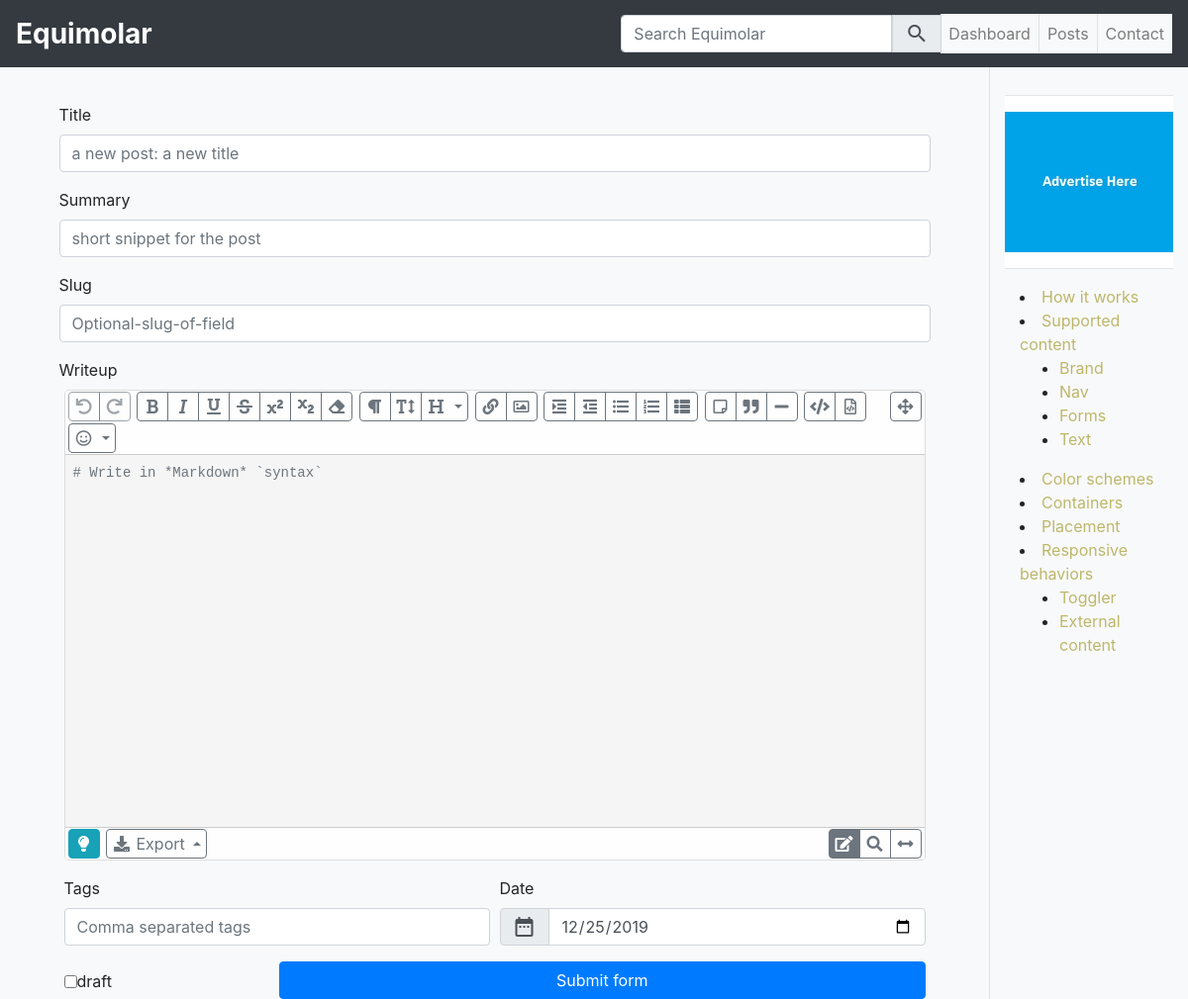
The app's page /writter/?article_id=13 (signed in), older data.
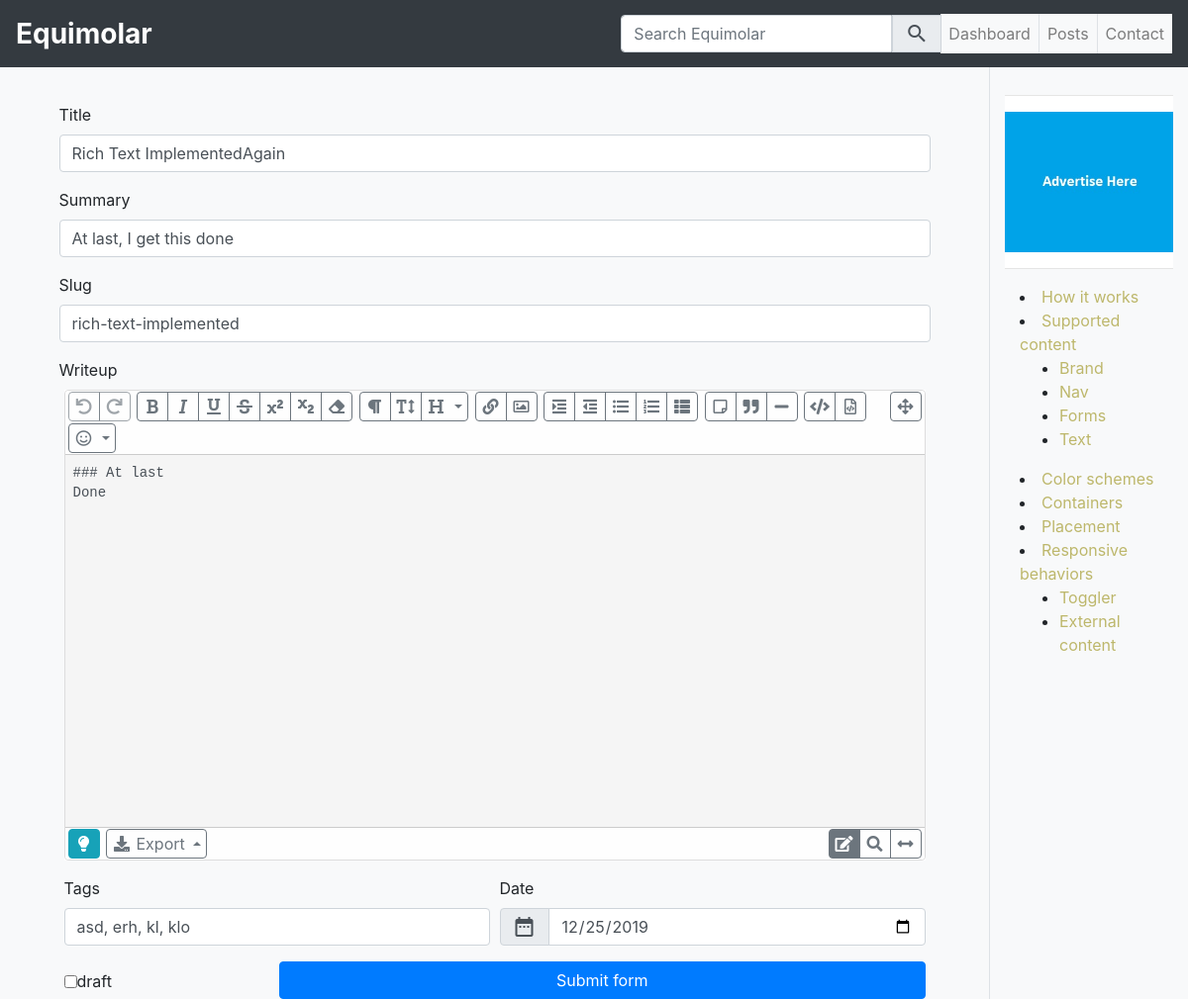
The same page, newer data.
### equimolar_blog/models.py (models this page shows, shortened)
class Article(db.Model):
    __tablename__ = 'articles'
    __table_args__ = {'extend_existing': True}
    id = db.Column(db.Integer, primary_key=True)
    title = db.Column(db.String(100), nullable=False)
    slug = db.Column(db.String(150))
    summary = db.Column(db.String(300))
    content = db.Column(db.Text, nullable=False)
    last_mod_date = db.Column(db.DateTime, default=datetime.date(datetime.utcnow()))
    draft = db.Column(db.Boolean, default=0)
    tags = db.relationship('Tag', secondary=articles_tags,
                           backref=db.backref('articles', lazy='dynamic'))
    authour = db.relationship('User', backref='articles', lazy='dynamic')

### equimolar_blog/views.py (the view)
@app.route('/writter/', methods=['GET', 'POST'])
@login_required
def writter():
    if (current_user.has_role('Authour') or current_user.has_role('Editor')) :
        article_id = request.args.get('article_id',None)
        form = ArticleForm()
        article_ = Article.query.filter(Article.id==article_id).first()
        editable = True
        if article_:
            editable = can_edit(current_user, article_.authour.first().username)
        if editable:
            if request.method == 'POST':
                usname = User.query.filter_by(username=current_user.username)
                if article_:
                    print('I have Id')
                    article = update_article(form, article_, usname)
                else:
                    article = Article(
                        title=form.title.data,
                        slug=form.slug.data,
                        summary=form.summary.data,
                        content=form.content.data,
                        last_mod_date=form.last_mod_date.data,
                        authour=usname,
                    )
                list_tags = [x.strip() for x in form.tags.data.split(',')]
                for x in list_tags:
                    new_tag = Tag.query.filter(Tag.name==x).first()
                    if new_tag is None:
                        new_tag = Tag(name=x)
                        db.session.add(new_tag)
                    article.tags.append(new_tag)
                db.session.commit()
                flash('Congratulations, your post was succesufully submitted')
                return redirect(f'/{article.slug}')
            else:
                if article_:
                    form = split_article(article_, form)
                return render_template('writter.html', form=form, article_id=article_id)
        flash(''' Come on !!!, You can either edit your own post  or request for an
                Editor rigth.
                ''', 'error')
        logout_user()
        return redirect(url_for('writter'))
    flash('''Sorry, only users that has been given either Authour or Editor
            permissions can create or edit a post, Kindly contact Ewetoye Ibrahim for
            rectification. You have been logged-out!!!.''', 'error')
    logout_user()
    return redirect(url_for('writter'))

### equimolar_blog/forms.py
class ArticleForm(FlaskForm):
    title = StringField('title', validators=[DataRequired(),Length(max=100),],)
    slug = StringField('slug', validators=[Length(max=100),],)
    summary = StringField('summary', validators=[Length(max=100),],)
    content = TextAreaField('content', validators=[DataRequired(),],)
    last_mod_date = DateField('PublishDate', validators=[DataRequired(),],
        default=datetime.date(datetime.utcnow()))
    tags = StringField('tags', validators=[DataRequired()])
    draft = BooleanField('draft', default=False)
    submit = SubmitField('submit')

### equimolar_blog/utilities.py (called while the page is built)
def split_article(article, form):
    form.title.data = article.title
    form.slug.data = article.slug
    form.summary.data = article.summary
    form.content.data = article.content
    form.last_mod_date.data = article.last_mod_date
    form.tags.data = ', '.join([tag.name for tag in article.tags])
    return form

def can_edit(current_user, authour):
    if current_user.is_authenticated:
        if current_user.has_role('Editor'):
            return True
        if authour==current_user.username:
            return True
    return False

### equimolar_blog/templates/writter.html (shortened to what this page needs)
{% extends 'base.html' %}
{% block urgent_scripts %}
    <link rel="stylesheet" href="https://use.fontawesome.com/releases/v5.0.13/css/all.css">
    <link href="../static/Bootstrap-Markdown-Editor-Krajee/css/markdown-editor.css" media="all" rel="stylesheet" type="text/css"/>
    <link href="../static/Bootstrap-Markdown-Editor-Krajee/plugins/highlight/highlight.min.css" media="all" rel="stylesheet" type="text/css"/>
{% endblock urgent_scripts %}
{% block main %}
    <form class="needs-validation" action="{{ url_for('writter', article_id=article_id or None) }}" method="post">
        <div class="form-row">
            <label for="validationCustom01">Title</label>
            {{ form.title(placeholder="a new post: a new title",
                id="title", class="form-control", required="",) }}
            <label class="mt-3" for="validationCustom02">Summary</label>
            {{ form.summary(placeholder="short snippet for the post", id="summary",
                class="form-control", required="",) }}
            <label class="mt-3" for="validationCustom02">Slug</label>
            {{ form.slug(
                placeholder="Optional-slug-of-field", id="slug",class="form-control",) }}
            <label class="mt-3" for="validationCustom02">Writeup</label>
            <div class="col-12">
                {{ form.content(
                    placeholder="# Write in *Markdown* `syntax`",
                    id="content", class="form-control markdown", rows="15", required="") }}
            </div>
            <div class="col-sm-6 mt-3">
                <label for="validationCustom02">Tags</label>
                {{ form.tags(id="tags", placeholder="Comma separated tags",
                    class="form-control", required="") }}
            </div>
            <div class="col-sm-6 mt-3">
                <label>Date</label>
                <div class="input-group">
                    <div class="input-group-prepend">
                        <span class="input-group-text" id="inputGroupPrepend">
                            <i class="material-icons">date_range</i>
                        </span>
                    </div>
                    {{ form.last_mod_date(class="form-control",
                        **{'aria-describedby':"inputGroupPrepend"},) }}
                </div>
            </div>
            <div class="col-12 mt-3">
                <div class="form-check form-check-inline col-2 mt-2">
                    {{ form.draft(id="draft") }}
                    <label class="form-check-label" for="inlineCheckbox1">
                        draft
                    </label>
                </div>
                <button class="btn btn-primary col-9" style="float:right;" type="submit">
                    Submit form
                </button>
            </div>
        </div>
    </form>
{% endblock main %}
{% block sidebar %}
    <div class="container">
        <li ><a href="#how-it-works">How it works</a></li>
        <li ><a href="#supported-content">Supported content</a>
        <ul>
        <li ><a href="#brand">Brand</a></li>
        <li ><a href="#nav">Nav</a></li>
        <li ><a href="#forms">Forms</a></li>
        <li ><a href="#text">Text</a></li>
        </ul>
        </li>
        <li ><a href="#color-schemes">Color schemes</a></li>
        <li ><a href="#containers">Containers</a></li>
        <li ><a href="#placement">Placement</a></li>
        <li ><a href="#responsive-behaviors">Responsive behaviors</a>
        <ul>
        <li ><a href="#toggler">Toggler</a></li>
        <li ><a href="#external-content">External content</a></li>
        </ul>
        </li>
    </div>
{% endblock sidebar %}

### equimolar_blog/templates/base.html (shortened to what this page needs)
<!Doctype html>
<html lang='en'>
<head>
    <link rel='stylesheet' href='https://stackpath.bootstrapcdn.com/bootstrap/4.4.1/css/bootstrap.min.css'>
    {% block urgent_scripts %}{% endblock urgent_scripts %}
    <link rel='stylesheet' href='../static/custom-css/colorful.css'>
</head>
<body>
    <div>
        <nav class='navbar fixed-top navbar-expand-md navbar-light bg-dark'>
            <a class='navbar-brand' href='/'><strong style="color: white; font-size: 28px">{{ config.SITE_NAME }}</strong></a>
            <div class='collapse navbar-collapse justify-content-end' id='navbarSupportedContent'>
                <form class='form-inline'>
                    <div class='input-group'>
                        <input type='text' class='form-control' placeholder='Search Equimolar' aria-label='Search' aria-describedby='basic-addon1'>
                        <div class='input-group-prepend'>
                            <button class='input-group-text' type='submit' id='basic-addon1'><i class='material-icons'>search</i></button>
                        </div>
                    </div>
                </form>
              <ul class='navbar-nav bg-secondary bg-light'>
                <li class='nav-item'>
                    <a class='nav-link' href='#'>Dashboard</a>
                </li>
                <li class='nav-item'>
                    <a class='nav-link' href='#'>Posts</a>
                </li>
                <li class='nav-item'>
                    <a class='nav-link' href='#'>Contact</a>
                </li>
              </ul>
            </div>
        </nav>
        <div class='container-fluid bg-secondary bg-light'>
            <div class='row pt-4 mt-2'>
                <div class='container col-lg-9 mt-5 pt-4'>
                    {% block main %}
                    {% endblock main %}
                </div>
                <nav class='col-lg-2 bg-secondary bg-light' aria-label='Secondary navigation'>
                    <div class='sticky-top pt-5 '>
                        <div class="bg-white">
                            <hr>
                            <img class='img-fluid mx-auto d-block'
                                alt='advert banner' src='../static/Images/ads0.jpg'>
                            <hr>
                        </div>
                    </div>
                    {% block sidebar %}
                    {% endblock sidebar %}
                </nav>
            </div>
        </div>
    </div>
</body>
</html>

### equimolar_blog/templates/base.html (style rules this page uses)
a { color:darkkhaki; text-decoration: green; }

Row changes from the older to the newer data that the page shows:
added Article: title "Rich Text ImplementedAgain", summary "At last, I get this done", slug "rich-text-implemented", content "### At last Done", last_mod_date "12/25/2019"
Text that changed along with them:
form field tags: (not shown) → "asd, erh, kl, klo"
form field last_mod_date: "12/25/2019" → (not shown)
form field draft: "☐" → (not shown)
